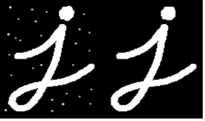
#> input picture 02-配套案例/03-机器视觉基础应用实训案例/06-图像形态学基础实训/02开闭运算/j_open.png, 205 x 121 px
$ python '1_开运算.py'
#> lines starting #> are read from the running program, lines starting #| are printed output that depends on the picture; after the words box and inside, x2 and y2 are one past the last pixel; in counts of white or black regions, pixels touching at a corner belong together
#!/usr/bin/env python3
# -*- coding: utf-8 -*-

"""
    开运算：先腐蚀后膨胀, 去除噪声，去除白色小点、空洞
    闭运算：先膨胀后腐蚀, 用来填充前景物体的小黑点
    形态学梯度：膨胀减去腐蚀, 可以得到前景物体的轮廓
    礼帽：原图减去开运算
    黑帽：闭运算减去原图

    使用函数morphologyEx()进行形态学其他操作
    函数原型为：morphologyEx(src, op, kernel[, dst[, anchor[, iterations[, borderType[, borderValue]]]]]) -> dst
        op参数：
            cv.MORPH_OPEN：开运算
            cv.MORPH_CLOSE：闭运算
            cv.MORPH_GRADIENT：形态学梯度
            cv.MORPH_TOPHAT：礼帽
            cv.MORPH_BLACKHAT：黑帽
        kernel:内核或结构化内核大小
            使用getStructuringElement(shape, ksize[, anchor]) -> retval获得结构化内核
                shape：
                    cv.MORPH_RECT  矩形结构化核
                    cv.MORPH_ELLIPSE 椭圆结构化核
                    cv.MORPH_CROSS 交叉结构化核
                ksize：
                    指定结构化核大小
                anchor:默认为Point(-1,-1),内核中心点。省略时为默认值
        anchor:默认为Point(-1,-1),内核中心点。省略时为默认值。
        iterations:腐蚀次数。省略时为默认值1。
        borderType:推断边缘类型，具体参见borderInterpolate函数。默认值为BORDER_DEFAULT 边缘值拷贝
        borderValue:边缘值，具体可参见createMorphoogyFilter函数，可省略
"""

'''
结构化元素
# Rectangular Kernel
>>> cv.getStructuringElement(cv.MORPH_RECT,(5,5))
array([[1, 1, 1, 1, 1],
       [1, 1, 1, 1, 1],
       [1, 1, 1, 1, 1],
       [1, 1, 1, 1, 1],
       [1, 1, 1, 1, 1]], dtype=uint8)
# Elliptical Kernel
>>> cv.getStructuringElement(cv.MORPH_ELLIPSE,(5,5))
array([[0, 0, 1, 0, 0],
       [1, 1, 1, 1, 1],
       [1, 1, 1, 1, 1],
       [1, 1, 1, 1, 1],
       [0, 0, 1, 0, 0]], dtype=uint8)
# Cross-shaped Kernel
>>> cv.getStructuringElement(cv.MORPH_CROSS,(5,5))
array([[0, 0, 1, 0, 0],
       [0, 0, 1, 0, 0],
       [1, 1, 1, 1, 1],
       [0, 0, 1, 0, 0],
       [0, 0, 1, 0, 0]], dtype=uint8)
'''

import cv2 as cv
import numpy as np

img_path = 'j_open.png'
img = cv.imread(img_path)
#> img is the input picture: shape (121, 205, 3); mean B, G, R 46.6, 46.6, 46.5
gray = cv.cvtColor(img, cv.COLOR_BGR2GRAY)


def nothing(x):
    pass


cv.namedWindow('OPEN')
# 创建滑动条
cv.createTrackbar('ks', 'OPEN', 2, 25, nothing)

while True:
    ks = cv.getTrackbarPos('ks', 'OPEN')
    if ks <= 1:
        ks += 1
    # Rectangular Kernel
    rectKernel = cv.getStructuringElement(cv.MORPH_RECT, (ks, ks))

    # Elliptical Kernel
    ellKernel = cv.getStructuringElement(cv.MORPH_ELLIPSE, (ks, ks))

    # Cross-shaped Kernel
    crossKernel = cv.getStructuringElement(cv.MORPH_CROSS, (ks, ks))

    rect = cv.morphologyEx(gray, cv.MORPH_OPEN, rectKernel)
    ellip = cv.morphologyEx(gray, cv.MORPH_OPEN, ellKernel)
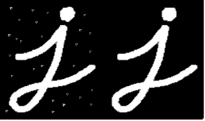
#> ellip: shape (121, 205); min 0, max 255, mean 43.2
    cross = cv.morphologyEx(gray, cv.MORPH_OPEN, crossKernel)

    cv.putText(rect, 'rect:' + str(ks), (80, 20), cv.FONT_HERSHEY_SIMPLEX, .65, (255, 255, 255), 2)
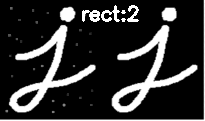
#> rect: shape (121, 205); min 0, max 255, mean 47.2
    cv.putText(ellip, 'ellip:' + str(ks), (80, 20), cv.FONT_HERSHEY_SIMPLEX, .65, (255, 255, 255), 2)
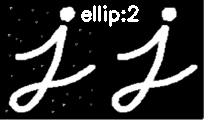
#> ellip: shape (121, 205); 1.87% of pixels changed, all inside (x1, y1, x2, y2) = (81, 5, 139, 27)
    cv.putText(cross, 'cross:' + str(ks), (80, 20), cv.FONT_HERSHEY_SIMPLEX, .65, (255, 255, 255), 2)
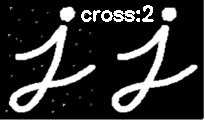
#> cross: shape (121, 205); 2.04% of pixels changed, all inside (x1, y1, x2, y2) = (81, 5, 154, 22)
    cv.putText(cross, 'cross:' + str(ks), (80, 20), cv.FONT_HERSHEY_SIMPLEX, .65, (255, 255, 255), 2)

    h1 = np.hstack((gray, rect))
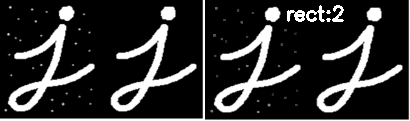
#> h1: shape (121, 410); min 0, max 255, mean 46.9
    h2 = np.hstack((ellip, cross))
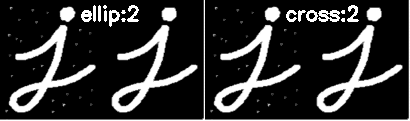
#> h2: shape (121, 410); min 0, max 255, mean 48.2
    cv.imshow('OPEN', np.vstack((h1, h2)))
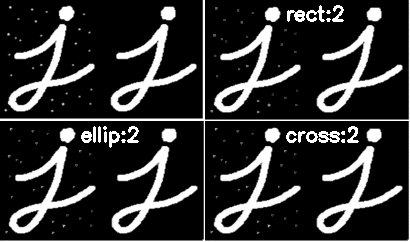
#> window 'OPEN': shape (242, 410); min 0, max 255, mean 47.5
    k = cv.waitKey(100) & 0xff
#> (key Esc is pressed here)
    if chr(k) == 'q':
        break

    if chr(k) == 's':
        cv.imwrite('./outputs/ret_open' + str(ks) + '.jpg', rect)
        cv.imwrite('./outputs/ellip_open' + str(ks) + '.jpg', ellip)
        cv.imwrite('./outputs/cross_open' + str(ks) + '.jpg', cross)
